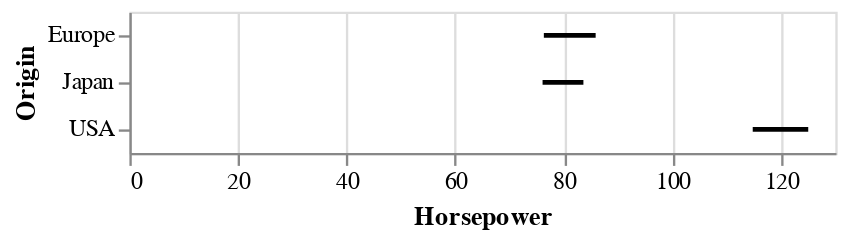

Write notebook code for a chart like this one.
### Markdown cell above
We can use `mark_errorbar` to show the standard deviation or confidence interval around a single point.

### Code cell
alt.Chart(cars).mark_errorbar(extent='ci', rule=alt.LineConfig(size=2)).encode(
    x='Horsepower',
    y='Origin'
)

### Figure 1 — Vega specification as saved in the notebook (floating-point values rounded to 4 significant figures; data arrays with more than 128 entries replaced by an {"elided": "..."} marker saying what was removed)
{"$schema": "https://vega.github.io/schema/vega/v5.json", "data": [{"name": "_server_source_0", "values": {"elided": "406 records"}}, {"name": "source_0", "source": "_server_source_0", "transform": [{"type": "aggregate", "groupby": ["Origin"], "fields": ["Horsepower", "Horsepower", "Horsepower"], "ops": ["ci0", "ci1", "mean"], "as": ["lower_Horsepower", "upper_Horsepower", "center_Horsepower"]}, {"type": "filter", "expr": "isValid(datum[\"lower_Horsepower\"]) && isFinite(+datum[\"lower_Horsepower\"])"}, {"type": "project", "fields": ["Origin", "center_Horsepower", "lower_Horsepower", "upper_Horsepower"]}]}, {"name": "source_0_y_domain_Origin", "source": "source_0", "transform": [{"type": "aggregate", "groupby": ["Origin"], "fields": [], "ops": [], "as": []}, {"type": "formula", "expr": "datum['Origin']", "as": "sort_field"}, {"type": "project", "fields": ["Origin"]}]}], "signals": [{"name": "y_step", "value": 20}, {"name": "height", "update": "bandspace(domain('y').length, 0, 0) * y_step"}], "marks": [{"type": "rule", "name": "marks", "from": {"data": "source_0"}, "encode": {"update": {"x2": {"field": "upper_Horsepower", "scale": "x"}, "stroke": {"value": "black"}, "strokeWidth": {"value": 2}, "tooltip": {"signal": "{\"Ci1 of Horsepower\": format(datum[\"upper_Horsepower\"], \"\"), \"Ci0 of Horsepower\": format(datum[\"lower_Horsepower\"], \"\"), \"Mean of Horsepower\": format(datum[\"center_Horsepower\"], \"\"), \"Origin\": isValid(datum[\"Origin\"]) ? datum[\"Origin\"] : \"\"+datum[\"Origin\"]}"}, "x": {"field": "lower_Horsepower", "scale": "x"}, "y": {"field": "Origin", "scale": "y", "band": 0.5}}}, "style": ["rule", "errorbar-rule"]}], "scales": [{"name": "x", "type": "linear", "domain": {"data": "source_0", "fields": ["lower_Horsepower", "upper_Horsepower"]}, "range": [0, {"signal": "width"}], "nice": true, "zero": true}, {"name": "y", "type": "band", "domain": {"data": "source_0_y_domain_Origin", "field": "Origin", "sort": true}, "range": {"step": {"signal": "y_step"}}, "paddingInner": 0, "paddingOuter": 0}], "axes": [{"scale": "x", "gridScale": "y", "tickCount": {"signal": "ceil(width/40)"}, "maxExtent": 0, "ticks": false, "domain": false, "labels": false, "orient": "bottom", "grid": true, "minExtent": 0, "zindex": 0, "aria": false}, {"scale": "x", "orient": "bottom", "zindex": 0, "grid": false, "labelFlush": true, "labelOverlap": true, "title": "Horsepower", "tickCount": {"signal": "ceil(width/40)"}}, {"scale": "y", "zindex": 0, "grid": false, "title": "Origin", "orient": "left"}], "background": "white", "style": "cell", "padding": 5, "width": 300}
